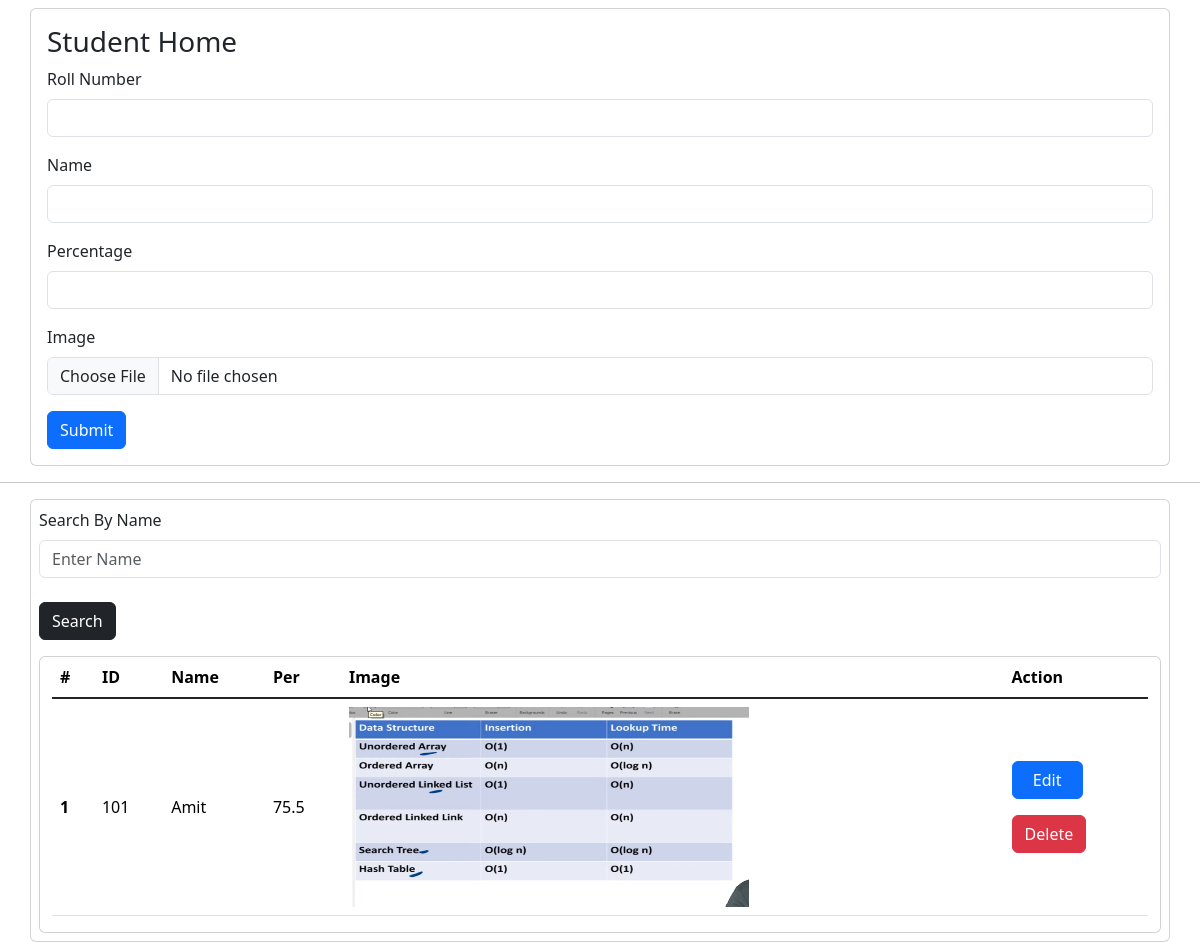
The app's page /student/, older data.
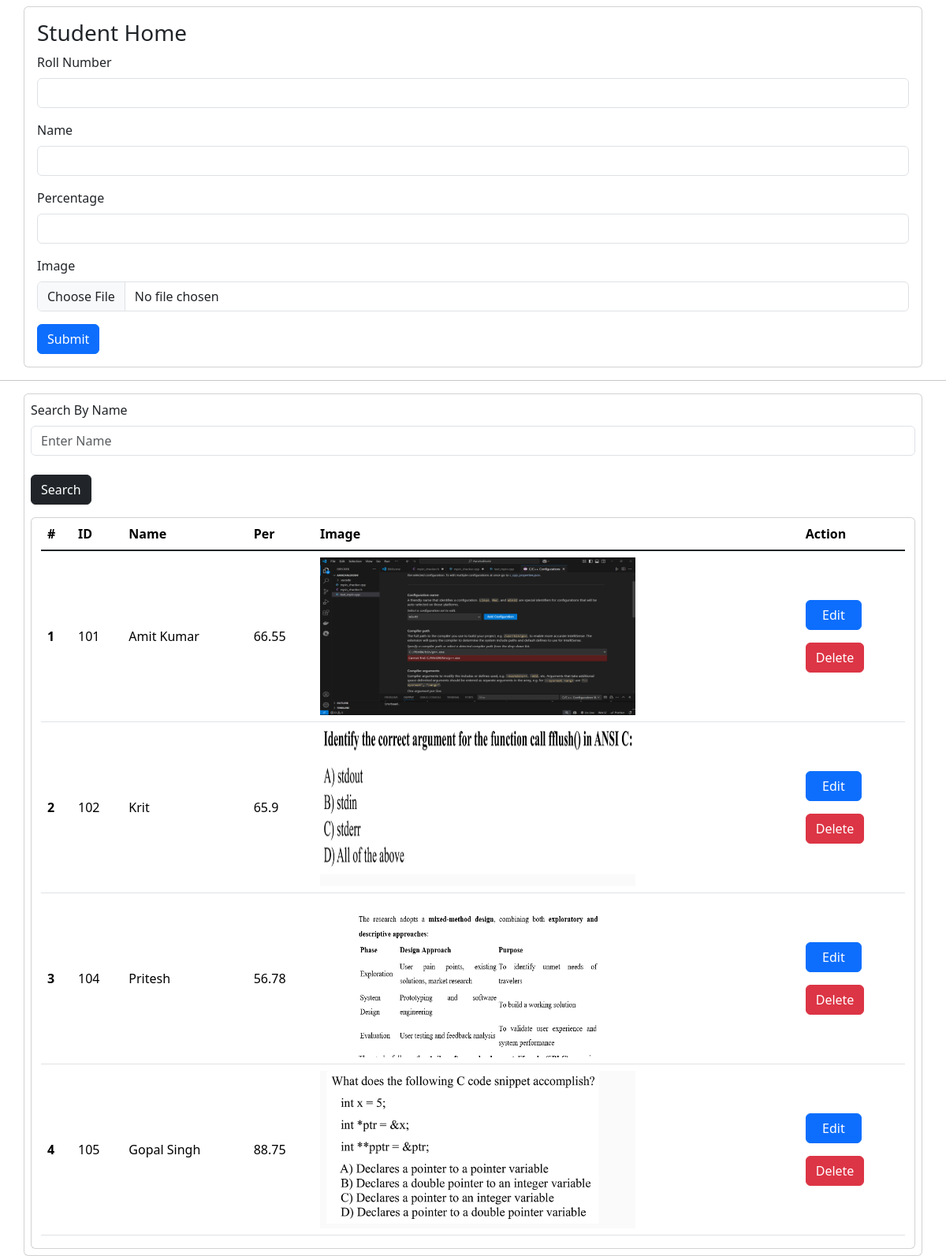
The same page, newer data.
### students/models.py (models this page shows)
class Student(models.Model):
    roll = models.IntegerField()
    stud_name = models.CharField(max_length=100)
    per = models.FloatField()
    photo = models.FileField(upload_to='images')

### students/views.py (the view, shortened to what this page needs)
# urls.py: path("student/", student_home, name="student"),
def student_home(request):
    data = Student.objects.all()
    if request.GET.get('search'):
        data = Student.objects.filter(stud_name__icontains=request.GET.get('search'))
    return render(request, "student.html", context={'data':data})

### students/templates/student.html (shortened to what this page needs)
{% extends "main.html" %}
    {% block AD %}
    <div class="container card p-3 mt-2">
        <h3>Student Home</h3>
        <form method="post" enctype="multipart/form-data">
            <div class="mb-3">
                <label for="exampleInputPassword1" class="form-label">Roll Number</label>
                <input type="text" class="form-control" id="exampleInputPassword1" name="roll">
            </div>
            <div class="mb-3">
                <label for="exampleInputPassword1" class="form-label">Name</label>
                <input type="text" class="form-control" id="exampleInputPassword1" name="name">
            </div>
            <div class="mb-3">
                <label for="exampleInputPassword1" class="form-label">Percentage</label>
                <input type="text" class="form-control" id="exampleInputPassword1" name="per">
            </div>
            <div class="mb-3">
                <label for="exampleInputPassword1" class="form-label">Image</label>
                <input type="file" class="form-control" id="exampleInputPassword1" name="photo">
            </div>
            <button type="submit" class="btn btn-primary">Submit</button>
        </form>
    </div>
    <hr>
    <div class="container card p-2">
        <form>
  <div class="mb-3">
    <label for="exampleInputEmail1" class="form-label">Search By Name</label>
    <input type="text" class="form-control" placeholder="Enter Name" name="search">
    <br>
  <button type="submit" class="btn btn-dark">Search</button>
</form>
    </div>
    <div class="container card">
        <table class="table table-hover align-middle">
  <thead>
    <tr>
      <th scope="col">#</th>
      <th scope="col">ID</th>
      <th scope="col">Name</th>
      <th scope="col">Per</th>
      <th scope="col">Image</th>
      <th scope="col">Action</th>
    </tr>
  </thead>
  <tbody class="table-group-divider">
    {% for i in data %}
    <tr>
      <th scope="row">{{forloop.counter}}</th>
      <td>{{i.roll}}</td>
      <td>{{i.stud_name}}</td>
      <td>{{i.per}}</td>
      <td><img src="/media/{{i.photo}}" alt={{i.photo}} width="400" height="200"></td>
      <td>
        <a href="/edit/{{i.id}}" class="btn btn-primary mb-3">&nbsp; Edit &nbsp;</a> <br>
        <a href="/delete/{{i.id}}" class="btn btn-danger">Delete</a>
      </td>
    </tr>
    {% endfor %}
  </tbody>
</table>
    </div>
    {% endblock %}

### home/templates/main.html (shortened to what this page needs)
<!DOCTYPE html>
<html lang="en">
<head>
    <link href="https://cdn.jsdelivr.net/npm/bootstrap@5.3.8/dist/css/bootstrap.min.css" rel="stylesheet">
</head>
<body>
    {% block AD %}{% endblock %}
</body>
</html>

Row changes from the older to the newer data that the page shows:
changed Student: stud_name "Amit" → "Amit Kumar"; per "75.5" → "66.55"; photo: a different picture
added Student: roll "102", stud_name "Krit", per "65.9", photo (picture)
added Student: roll "104", stud_name "Pritesh", per "56.78", photo (picture)
added Student: roll "105", stud_name "Gopal Singh", per "88.75", photo (picture)
